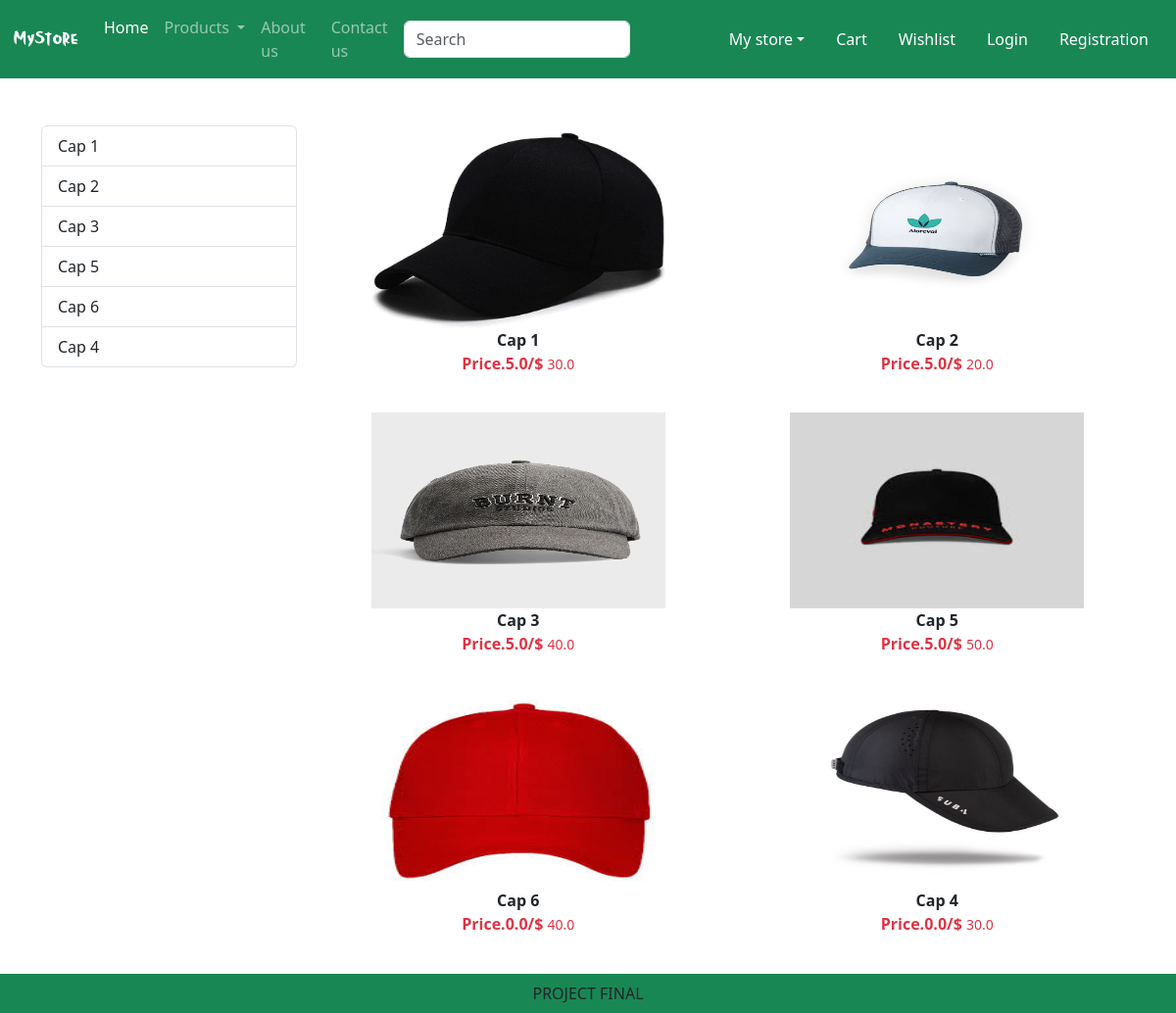
Screenshot of /category/CA with the database file from the repository.
### app/models.py (models this page shows, shortened)
class Product(models.Model):
    title = models.CharField(max_length=100)
    selling_price = models.FloatField()
    discounted_price = models.FloatField()
    description = models.TextField()
    composition = models.TextField(default='')
    podapp = models.TextField(default='')
    category = models.CharField(choices=CATEGORY_CHOICES, max_length=2)
    product_image = models.ImageField(upload_to='product', blank=True, null=True)

### app/views.py (the view)
# urls.py: path("category/<slug:val>", views.CategoryView.as_view(),name="category" ),
class CategoryView(View):
    def get(self,request,val):
        product = Product.objects.filter(category=val)
        title = Product.objects.filter(category=val).values('title')
        return render(request, "app/category.html",locals())

### app/templates/app/category.html (shortened to what this page needs)
{% extends 'app/base.html' %}
{% load static %}
{% block main-content%}
    <div class ="container my-5">
        <div class ="row">
            <div class ="col-sm-3">
                <div class ="list-group">
                    {% for val in title %}
                        <a href="{% url 'category-title' val.title %}" class="list-group-item list-group-item-action" argia-current="true">
                        {{val.title}}</a>
                    {% endfor %}
                </div>
            </div>
            <div class="col-sm-9">
                <div class ="row">
                    {% for prod in product%}
                        <div class="col text-center mb-4">
                            <a href = "{% url 'product-detail' prod.id %}" class="btn">
                            <div>
                                <img src="{{prod.product_image.url}}" width="300px" height="200px">
                                <div class ="fw-bold">{{prod.title}}</div>
                                <div class ="fw-bold text-danger">
                                    Price.{{prod.discounted_price}}/$
                                    <small class="fw-light text-decoration-line-throught">{{prod.selling_price}}</small>
                                </div>
                            </div>
                            </a>
                        </div>
                    {% endfor %}
                </div>
            </div>
        </div>
    </div>
{% endblock main-content%}

### rows the page displays
Product: product_image (picture), title "Cap 1", discounted_price "5.0", selling_price "30.0"
Product: product_image (picture), title "Cap 2", discounted_price "5.0", selling_price "20.0"
Product: product_image (picture), title "Cap 3", discounted_price "5.0", selling_price "40.0"
Product: product_image (picture), title "Cap 5", discounted_price "5.0", selling_price "50.0"
Product: product_image (picture), title "Cap 6", discounted_price "0.0", selling_price "40.0"
Product: product_image (picture), title "Cap 4", discounted_price "0.0", selling_price "30.0"

### other values shown
{{ val.title }} "Cap 1" "Cap 2" "Cap 3" "Cap 5" "Cap 6" "Cap 4"
